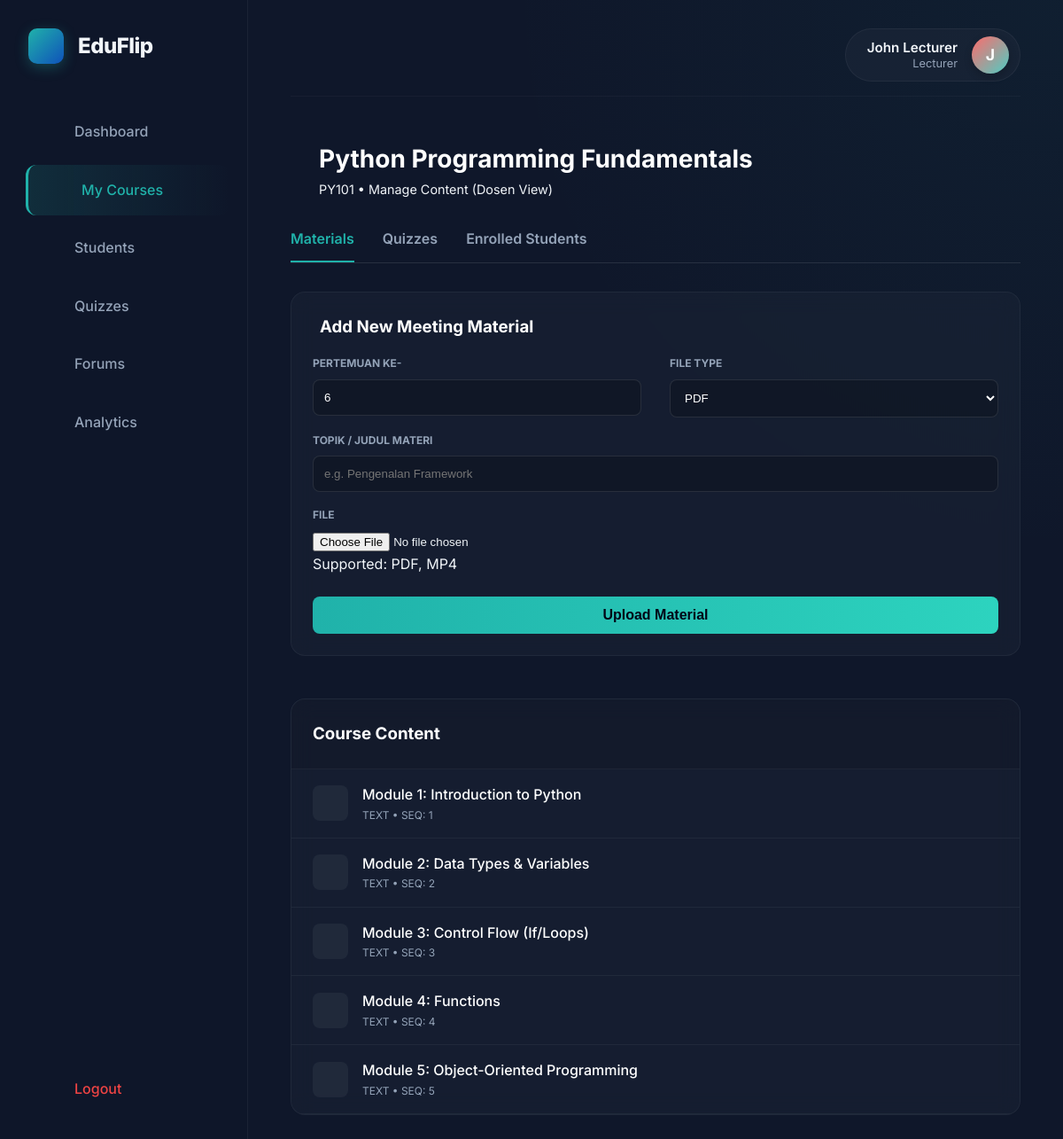
/web/public/dosen/manage_course.php?id=3 (signed in), run on the app's committed database.
### tables this page shows
CREATE TABLE `courses` (
  `id` int NOT NULL AUTO_INCREMENT,
  `course_code` varchar(20) NOT NULL,
  `course_name` varchar(255) NOT NULL,
  `description` text,
  `thumbnail` varchar(255) DEFAULT NULL,
  `created_by` int NOT NULL,
  `category` enum('general','curriculum') DEFAULT 'general',
  `status` enum('draft','published','archived') DEFAULT 'draft',
  `created_at` timestamp NULL DEFAULT CURRENT_TIMESTAMP,
  `updated_at` timestamp NULL DEFAULT CURRENT_TIMESTAMP ON UPDATE CURRENT_TIMESTAMP,
  PRIMARY KEY (`id`),
  UNIQUE KEY `course_code` (`course_code`),
  KEY `created_by` (`created_by`),
  KEY `idx_status` (`status`),
  CONSTRAINT `courses_ibfk_1` FOREIGN KEY (`created_by`) REFERENCES `users` (`id`) ON DELETE CASCADE
);

CREATE TABLE `materials` (
  `id` int NOT NULL AUTO_INCREMENT,
  `course_id` int NOT NULL,
  `title` varchar(255) NOT NULL,
  `description` text,
  `file_path` varchar(500) DEFAULT NULL,
  `file_type` enum('pdf','video','slide','text','url') NOT NULL,
  `file_size` int DEFAULT NULL,
  `order_sequence` int DEFAULT '0',
  `prerequisite_material_id` int DEFAULT NULL,
  `requires_quiz_pass` tinyint(1) DEFAULT '0',
  `minimum_quiz_score` int DEFAULT '70',
  `uploaded_by` int NOT NULL,
  `status` enum('draft','published') DEFAULT 'published',
  `created_at` timestamp NULL DEFAULT CURRENT_TIMESTAMP,
  `updated_at` timestamp NULL DEFAULT CURRENT_TIMESTAMP ON UPDATE CURRENT_TIMESTAMP,
  PRIMARY KEY (`id`),
  KEY `prerequisite_material_id` (`prerequisite_material_id`),
  KEY `uploaded_by` (`uploaded_by`),
  KEY `idx_course` (`course_id`),
  KEY `idx_order` (`order_sequence`),
  CONSTRAINT `materials_ibfk_1` FOREIGN KEY (`course_id`) REFERENCES `courses` (`id`) ON DELETE CASCADE,
  CONSTRAINT `materials_ibfk_2` FOREIGN KEY (`prerequisite_material_id`) REFERENCES `materials` (`id`) ON DELETE SET NULL,
  CONSTRAINT `materials_ibfk_3` FOREIGN KEY (`uploaded_by`) REFERENCES `users` (`id`)
);

### web/public/dosen/manage_course.php (the view, shortened to what this page needs)
<?php
require_once '../../includes/auth.php';
$course_id = $_GET['id'] ?? 0;
$user_id = $_SESSION['user_id'];
$user_role = $_SESSION['role'];
if ($user_role === 'admin') {
    $stmt = $pdo->prepare("SELECT * FROM courses WHERE id = ?");
    $stmt->execute([$course_id]);
} else {
    $stmt = $pdo->prepare("SELECT * FROM courses WHERE id = ? AND created_by = ?");
    $stmt->execute([$course_id, $user_id]);
}
$course = $stmt->fetch(PDO::FETCH_ASSOC);
$stmt = $pdo->prepare("SELECT * FROM materials WHERE course_id = ? ORDER BY order_sequence ASC, created_at DESC");
$stmt->execute([$course_id]);
$materials = $stmt->fetchAll(PDO::FETCH_ASSOC);
$activeTab = $_GET['tab'] ?? 'materials';
include 'includes/header.php';
?>
             <div class="reveal-element">
                <div style="display: flex; align-items: center; gap: 1rem; margin-bottom: 2rem;">
                    <a href="<?php echo $user_role === 'admin' ? '../admin/courses.php' : 'my_courses.php'; ?>" class="btn btn-ghost" style="padding: 0.5rem;"><i class="ri-arrow-left-line"></i></a>
                    <div>
                        <h1 style="font-size: 1.75rem; font-weight: 700; margin: 0; color: white;"><?php echo htmlspecialchars($course['course_name']); ?></h1>
                        <p class="text-muted" style="margin: 0; font-size: 0.9rem;"><?php echo htmlspecialchars($course['course_code']); ?> &bull; Manage Content (<?php echo ucfirst($user_role); ?> View)</p>
                    </div>
                </div>
                <div style="border-bottom: 1px solid rgba(255,255,255,0.1); margin-bottom: 2rem; display: flex; gap: 2rem;">
                    <a href="?id=<?php echo $course_id; ?>&tab=materials" style="padding-bottom: 0.75rem; border-bottom: 2px solid <?php echo $activeTab == 'materials' ? '#20B2AA' : 'transparent'; ?>; color: <?php echo $activeTab == 'materials' ? '#20B2AA' : 'var(--text-muted)'; ?>; font-weight: 600; text-decoration: none; transition: all 0.2s;">
                        Materials
                    </a>
                    <a href="?id=<?php echo $course_id; ?>&tab=quizzes" style="padding-bottom: 0.75rem; border-bottom: 2px solid <?php echo $activeTab == 'quizzes' ? '#20B2AA' : 'transparent'; ?>; color: <?php echo $activeTab == 'quizzes' ? '#20B2AA' : 'var(--text-muted)'; ?>; font-weight: 600; text-decoration: none; transition: all 0.2s;">
                        Quizzes
                    </a>
                    <a href="?id=<?php echo $course_id; ?>&tab=students" style="padding-bottom: 0.75rem; border-bottom: 2px solid <?php echo $activeTab == 'students' ? '#20B2AA' : 'transparent'; ?>; color: <?php echo $activeTab == 'students' ? '#20B2AA' : 'var(--text-muted)'; ?>; font-weight: 600; text-decoration: none; transition: all 0.2s;">
                        Enrolled Students
                    </a>
                </div>
                <?php if ($activeTab == 'materials'): ?>
                    <div class="grid grid-cols-1 lg:grid-cols-3 gap-6">
                        <div class="lg:col-span-1">
                            <div style="background: rgba(30, 41, 59, 0.4); backdrop-filter: blur(12px); border-radius: 16px; padding: 1.5rem; border: 1px solid rgba(255,255,255,0.05);">
                                <h3 style="color: white; font-weight: 700; margin-bottom: 1rem; display: flex; align-items: center; gap: 0.5rem;"><i class="ri-add-circle-line text-emerald-400"></i> Add New Meeting Material</h3>
                                <form method="POST" enctype="multipart/form-data">
                                    <div class="grid grid-cols-2 gap-4">
                                        <div style="margin-bottom: 1rem;">
                                            <label style="display: block; color: var(--text-muted); font-size: 0.75rem; font-weight: 700; text-transform: uppercase; margin-bottom: 0.5rem;">Pertemuan Ke-</label>
                                            <input type="number" name="meeting" min="1" max="28" style="width: 100%; background: rgba(0,0,0,0.2); border: 1px solid rgba(255,255,255,0.1); padding: 0.75rem; border-radius: 8px; color: white; outline: none;" placeholder="1" required value="<?php echo count($materials) + 1; ?>">
                                        </div>
                                        <div style="margin-bottom: 1rem;">
                                            <label style="display: block; color: var(--text-muted); font-size: 0.75rem; font-weight: 700; text-transform: uppercase; margin-bottom: 0.5rem;">File Type</label>
                                            <select name="type" style="width: 100%; background: rgba(0,0,0,0.2); border: 1px solid rgba(255,255,255,0.1); padding: 0.75rem; border-radius: 8px; color: white; outline: none;">
                                                <option value="pdf" style="background:#1e293b;">PDF</option>
                                            </select>
                                        </div>
                                    </div>
                                    <div style="margin-bottom: 1rem;">
                                        <label style="display: block; color: var(--text-muted); font-size: 0.75rem; font-weight: 700; text-transform: uppercase; margin-bottom: 0.5rem;">Topik / Judul Materi</label>
                                        <input type="text" name="topic" style="width: 100%; background: rgba(0,0,0,0.2); border: 1px solid rgba(255,255,255,0.1); padding: 0.75rem; border-radius: 8px; color: white; outline: none;" placeholder="e.g. Pengenalan Framework" required>
                                    </div>
                                    <div style="margin-bottom: 1.5rem;">
                                        <label style="display: block; color: var(--text-muted); font-size: 0.75rem; font-weight: 700; text-transform: uppercase; margin-bottom: 0.5rem;">File</label>
                                        <input type="file" name="file" class="text-gray-400 text-sm" required>
                                        <p class="text-xs text-muted mt-1">Supported: PDF, MP4</p>
                                    </div>
                                    <button type="submit" class="btn btn-primary" style="width: 100%;">Upload Material</button>
                                </form>
                            </div>
                        </div>
                        <div class="lg:col-span-2">
                            <div style="background: rgba(30, 41, 59, 0.4); backdrop-filter: blur(12px); border-radius: 16px; border: 1px solid rgba(255,255,255,0.05); overflow: hidden;">
                                <div style="padding: 1.5rem; border-bottom: 1px solid rgba(255,255,255,0.05); background: rgba(0,0,0,0.1);">
                                    <h3 style="color: white; font-weight: 700; margin: 0;">Course Content</h3>
                                </div>
                                <?php if (empty($materials)): ?>
                                    <div style="padding: 3rem; text-align: center; color: var(--text-muted);">
                                        <i class="ri-archive-line" style="font-size: 2.5rem; opacity: 0.5; display: block; margin-bottom: 1rem;"></i>
                                        No materials uploaded yet.
                                    </div>
                                <?php else: ?>
                                    <div>
                                        <?php foreach ($materials as $mat): ?>
                                            <div style="padding: 1rem 1.5rem; border-bottom: 1px solid rgba(255,255,255,0.05); display: flex; justify-content: space-between; align-items: center;">
                                                <div style="display: flex; align-items: center; gap: 1rem;">
                                                    <div style="width: 40px; height: 40px; border-radius: 8px; background: rgba(255,255,255,0.05); display: flex; align-items: center; justify-content: center; font-size: 1.25rem;">
                                                    </div>
                                                    <div>
                                                        <div style="font-weight: 500; color: white;"><?php echo htmlspecialchars($mat['title']); ?></div>
                                                        <div style="font-size: 0.75rem; text-transform: uppercase; color: var(--text-muted);"><?php echo $mat['file_type']; ?> &bull; Seq: <?php echo $mat['order_sequence']; ?></div>
                                                    </div>
                                                </div>
                                                <div style="display: flex; gap: 0.5rem;">
                                                    <a href="../../<?php echo $mat['file_path']; ?>" target="_blank" class="btn btn-ghost" style="color: #60a5fa;"><i class="ri-eye-line"></i></a>
                                                    <button class="btn btn-ghost" style="color: #f87171;"><i class="ri-delete-bin-line"></i></button>
                                                </div>
                                            </div>
                                        <?php endforeach; ?>
                                    </div>
                                <?php endif; ?>
                            </div>
                        </div>
                    </div>
                <?php endif; ?>
<?php include 'includes/footer.php'; ?>

### web/public/assets/css/student.css (style rules this page uses)
:root { --sidebar-width: 280px; --header-height: 80px; }
body { background-color: var(--bg-dark); margin: 0; padding: 0; overflow-x: hidden; }
.gap-6 { gap: 1.5rem; }

### web/public/assets/css/main.css (style rules this page uses)
:root { --primary: #0f52ba; --secondary: #20b2aa; --accent: #ffd700; --bg-dark: #0f172a; --bg-darker: #020617; --bg-card: #1e293b; --bg-light: #f8fafc; --bg-white: #ffffff; --text-main: #f1f5f9; --text-muted: #94a3b8; --text-dark: #0f172a; --success: #10b981; --warning: #f59e0b; --danger: #ef4444; --font-main: "Inter", system-ui, -apple-system, sans-serif; --container-width: 1200px; --header-height: 80px; --radius-sm: 0.375rem; --radius-md: 0.5rem; --radius-lg: 1rem; --transition: all 0.3s ease; }
*, *::before, *::after { margin: 0; padding: 0; box-sizing: border-box; }
body { font-family: var(--font-main); background-color: var(--bg-dark); color: var(--text-main); line-height: 1.6; line-height: 1.6; overflow-x: hidden; width: 100%; }
a { text-decoration: none; color: inherit; transition: var(--transition); }
.gap-4 { gap: 2rem; }
.gap-6 { gap: 3rem; }
.grid { display: grid; }
.grid-cols-2 { grid-template-columns: repeat(2, 1fr); }
.btn { display: inline-flex; align-items: center; justify-content: center; padding: 0.75rem 1.5rem; border-radius: var(--radius-md); font-weight: 600; cursor: pointer; transition: var(--transition); border: none; font-size: 1rem; }
.btn-primary { background-color: var(--secondary); color: var(--bg-darker); }
.btn-ghost { background: transparent; color: var(--text-muted); }
.reveal-element { opacity: 0; transform: translateY(30px); transition: opacity 0.8s ease-out, transform 0.8s ease-out; }
.reveal-element.animate-in { opacity: 1; transform: translateY(0); }
.btn-primary { position: relative; overflow: hidden; background-size: 200% auto; background-image: linear-gradient( to right, var(--secondary) 0%, #2dd4bf 51%, var(--secondary) 100% ); transition: 0.5s; }

### data on the page
courses: course_name "Python Programming Fundamentals", course_code "PY101"
materials: title "Module 1: Introduction to Python", file_type "TEXT", order_sequence "1"
materials: title "Module 2: Data Types & Variables", file_type "TEXT", order_sequence "2"
materials: title "Module 3: Control Flow (If/Loops)", file_type "TEXT", order_sequence "3"
materials: title "Module 4: Functions", file_type "TEXT", order_sequence "4"
materials: title "Module 5: Object-Oriented Programming", file_type "TEXT", order_sequence "5"

### other printed values
$_SESSION['full_name'] "John Lecturer"
substr($_SESSION['full_name'] ?? 'L', 0, 1) "J"
$user_role "Dosen"
